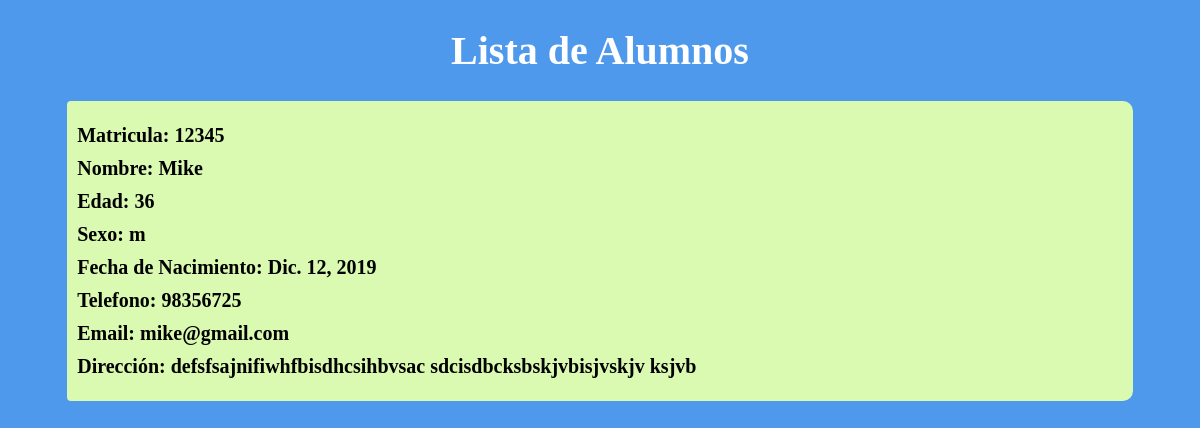
The app's page /resultado, older data.
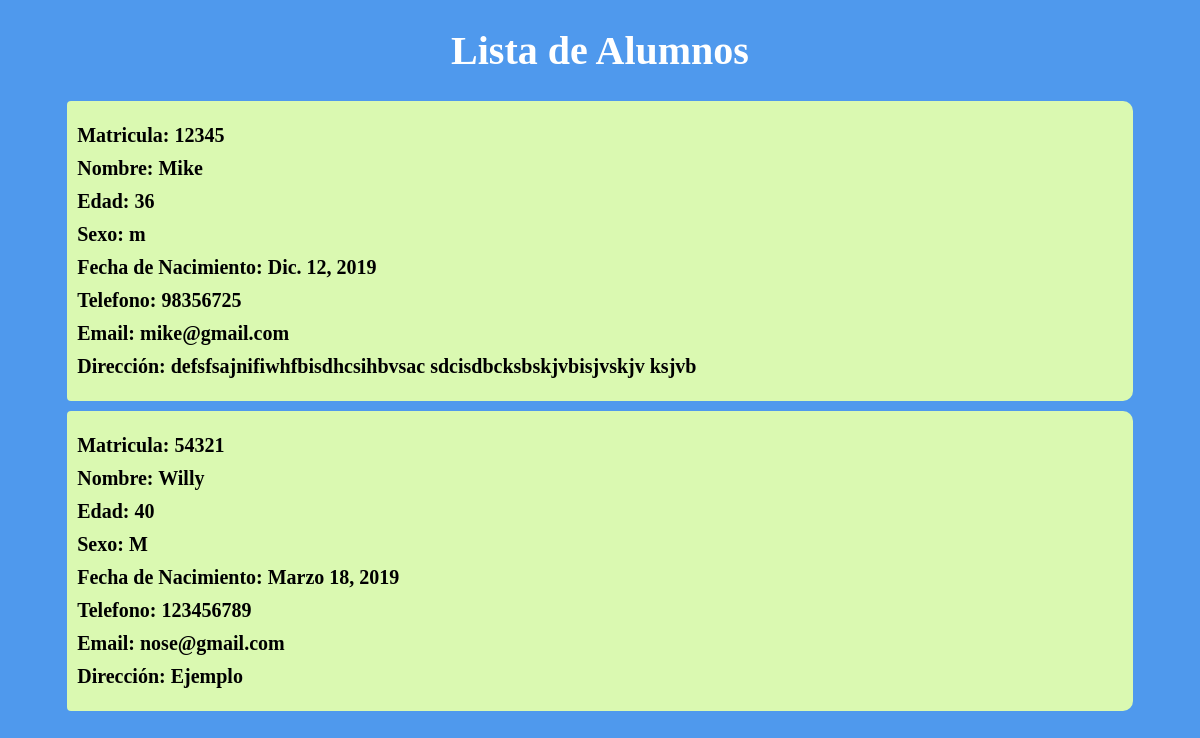
The same page, newer data.
### Alumnos/models.py (models this page shows, shortened)
class DatosPersonales(models.Model):
    Num_count=models.AutoField(primary_key=True)
    Nombre=models.CharField(max_length=20)
    Sexo=models.CharField(max_length=1)
    Edad=models.IntegerField()
    FechaNacimiento=models.DateField()
    Telefono=models.CharField(max_length=10)
    Email= models.EmailField()
    Domicilio=models.TextField()

### Alumnos/views.py (the view)
# urls.py: path("resultado",views.res, name="resultado"),
def res(request):
     Datos=DatosPersonales.objects.all()
     return render(request, "Alumnos/resultado.html",{"Alumnos":Datos})

### Alumnos/templates/Alumnos/resultado.html (shortened to what this page needs)
{% extends "Alumnos/base.html" %}
{% load static %}
{%block estilos%}
<link rel="stylesheet" type="text/css" href="{% static 'css/resultados.css' %}">
{% endblock %}
{% block banner %}
<h1>Lista de Alumnos </h1>
{% endblock%}
{% block contenido %}
{% for object in Alumnos %}
<div class="info">
  <p id="Maticula"> <br/>Matricula: {{object.Num_count}}</p>
  <p id="Nombre">Nombre: {{object.Nombre}}</p>
  <p id="Edad">Edad: {{object.Edad}}</p>
  <p id="Sexo">Sexo: {{object.Sexo}}</p>
  <p id="Fecha">Fecha de Nacimiento: {{object.FechaNacimiento}}</p>
  <p id="Telefono">Telefono: {{object.Telefono}}</p>
  <p id="Email">Email: {{object.Email}}</p>
  <p id="Dir">Dirección: {{object.Domicilio}} <br/> <br/></p>
</div>
{% endfor %}
{% endblock %}

### Alumnos/templates/Alumnos/base.html (shortened to what this page needs)
{% load static %}
<!DOCTYPE html>
<html lang="es" dir="ltr">
  <head>
      <link rel="stylesheet" type="text/css" href="{% static 'css/base.css' %}">
      {% block estilos %}
      {% endblock %}
  </head>
  <body>
    {% block banner %}
    {% endblock %}
    {% block contenido %}
    {% endblock %}
  </body>
</html>

### Alumnos/static/css/base.css (style rules this page uses)
body { background-color: orange; }

### Alumnos/static/css/resultados.css (style rules this page uses)
body { background-color:#4f99ed; color:black; }
.info { margin:auto; background-color:#daf9b1; width:90%; border-radius:4px 10px 10px 4px; }
p { font-size:20px; font-weight:bold; margin-left:0.5em; margin-top:0.5em; margin-bottom:0.5em; }
h1 { text-align:center; font-size:40px; color:white; }

Row changes from the older to the newer data that the page shows:
added DatosPersonales: Num_count "54321", Nombre "Willy", Edad "40", Sexo "M", FechaNacimiento "Marzo 18, 2019", Telefono "123456789", Email "nose@gmail.com", Domicilio "Ejemplo"
